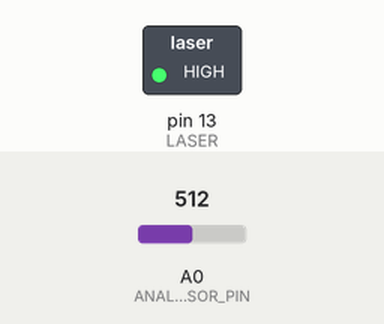
Bench run of a sketch on a simulated Arduino Uno, built with avr-gcc and run on an emulated ATmega328P. Parts: switched loads named in the sketch (green lamp = pin HIGH). Inputs (shaded band) come from the test bench; at power-on: A0 (ANALOG_SENSOR_PIN) = 512. What the sketch prints to the serial monitor is not drawn.

Above: at 0.2 s.
Timing chart, 0 to 1.7 s (numbered marks = the images above):
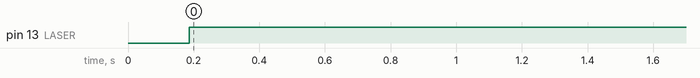

The sketch:

script_turbidity_device.ino
```cpp
//constants
#define ANALOG_SENSOR_PIN  A0
#define DIGITAL_SENSOR_PIN 3
#define LASER    13

//variables
int  switch_state;
int  LightAnalogValue;
int timer=5;                      //sets_the_timer_in_hours
int datapoint_delay = 10;       //everyxseconds

int timer_sec = timer*3600;
int actual_timer;


void setup()
{
  pinMode(LASER, OUTPUT);
  Serial.begin(9600);          // Enable the Serial data output
  Serial.println("I am your turbidity measurement device");
  Serial.println("values between 0(super turbid) and 1023(transparent)");
  Serial.println("measured blanks without nothing in there:");
  Serial.println("UV cuvette 200 uL: 351");
  Serial.println("big HPLC vial: 246");
  Serial.println("small HPLC vial: 263");
  Serial.println("measurement started");
  Serial.print("datapoint every:");
  Serial.println(datapoint_delay);

}


void loop()
{
    digitalWrite(LASER, HIGH);

  LightAnalogValue = analogRead(ANALOG_SENSOR_PIN);  //Read the voltage from sensor
  Serial.println(LightAnalogValue,DEC);      // Send result to Serial Monitor
  actual_timer = actual_timer+datapoint_delay;
   if (actual_timer == timer_sec)
   {
    digitalWrite(LASER, LOW);
   }
  delay(datapoint_delay*1000); // Set datainterval here in ms (60 000 = 1 minute)

}
```

Measured:
- by itself, pin 13 (LASER): LOW → HIGH at 0.19 s
